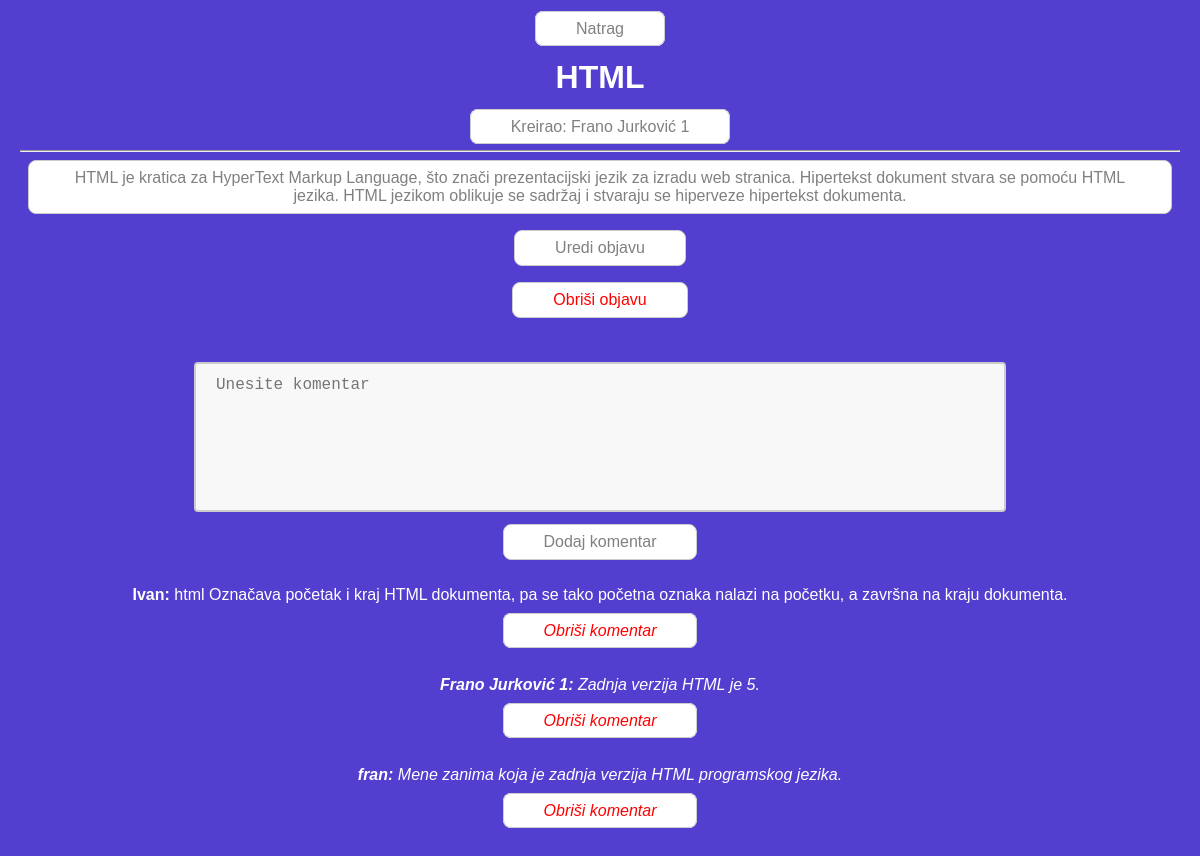
Page /show_content.php?title=HTML (signed in) on the committed database.
### tables this page shows
CREATE TABLE `posting` (
  `poster` varchar(30) NOT NULL,
  `title` varchar(30) NOT NULL,
  `post_desc` text NOT NULL
);

CREATE TABLE `comments` (
  `id` int(11) NOT NULL,
  `title` varchar(255) NOT NULL,
  `poster` varchar(255) NOT NULL,
  `comment` text NOT NULL,
  `created_at` timestamp NOT NULL DEFAULT current_timestamp()
);

### show_content.php (the view, shortened to what this page needs)
<?php
$conn = mysqli_connect("localhost", "root", "", "forum");
$title = $_GET["title"];
$query = mysqli_query($conn, "SELECT poster, title, post_desc FROM posting WHERE title='$title';");
$data = mysqli_fetch_assoc($query);
$isAuthor = ($_SESSION["username"] == $data["poster"]);
$isAdmin = ($_SESSION["role"] == "admin");
$comments_query = mysqli_query($conn, "SELECT id, poster, comment, created_at FROM comments WHERE title='$title' ORDER BY created_at DESC;");
?>
<!DOCTYPE html>
<html lang="hr">
<head>
    <link rel="stylesheet" href="style.css">
</head>
<body>
    <a href="forum.php" class="show_a">Natrag</a>
    <h1 style="color: white;"><?php echo $data["title"]; ?></h1>
    <sup class="show_sup">Kreirao: <?php echo $data["poster"]; ?></sup><br><hr>
    <p class="show_p"><?php echo $data["post_desc"]; ?></p>
    <?php
    if ($isAuthor || $isAdmin) {
        echo '<form method="post" action="">';
        echo '<input type="submit" name="edit_post" value="Uredi objavu" class="show_a">';
        echo '</form>';
    }
    ?>
    <?php
    if ($isAuthor || $isAdmin) {
        echo '<form method="post" action="">';
        echo '<input type="submit" name="delete_post" value="Obriši objavu" class="show_a" style="color: red;">';
        echo '</form>';
    }
    ?><br><br>
    <form method="post" action="">
        <textarea name="comment" placeholder="Unesite komentar" rows="4" cols="50" class="show_area"></textarea><br>
        <input type="submit" value="Dodaj komentar" class="show_a">
    </form><br>
    <?php
    while ($comment_data = mysqli_fetch_assoc($comments_query)) {
        echo "<div class='comment' style='color: white;'>";
        echo "<b>" . $comment_data["poster"] . ":</b> " . $comment_data["comment"];
        if ($_SESSION["username"] == $comment_data["poster"] || $isAdmin) {
            echo '<br><br><a href="delete_comment.php?id=' . $comment_data["id"] . '" class="show_a" style="color: red;"><i style="font-size:16px" </i> Obriši komentar</a>';
        }
        echo "</div><br><br>";
    }
    ?>
</body>
</html>

### style.css (style rules this page uses)
body { text-align: center; font-family: Verdana, Geneva, Tahoma, sans-serif; padding: 10px; margin: 10px; background-color: rgb(82, 63, 207); }
.for_a, .cre_a, .show_a, .show_p, .show_sup { background-color: white; padding: 8px 40px; margin: 8px; border: 1px solid #ccc; border-radius: 8px; color: grey; font-size: 16px; text-decoration: none; flex: 1; }
.cre_area, .show_area { width: 70%; height: 150px; padding: 12px 20px; box-sizing: border-box; border: 2px solid #ccc; border-radius: 4px; background-color: #f8f8f8; font-size: 16px; resize: none; }

### rows in the picture
posting: title "HTML", poster "Frano Jurković 1", post_desc "HTML je kratica za HyperText Markup Language, što znači prezentacijski jezik za izradu web stranica. Hipertekst dokument stvara se pomoću HTML jezika. HTML jezikom oblikuje se sadržaj i stvaraju se hiperveze hipertekst dokumenta."
comments: poster "Ivan", comment "html Označava početak i kraj HTML dokumenta, pa se tako početna oznaka nalazi na početku, a završna na kraju dokumenta."
comments: poster "Frano Jurković 1", comment "Zadnja verzija HTML je 5."
comments: poster "fran", comment "Mene zanima koja je zadnja verzija HTML programskog jezika."
